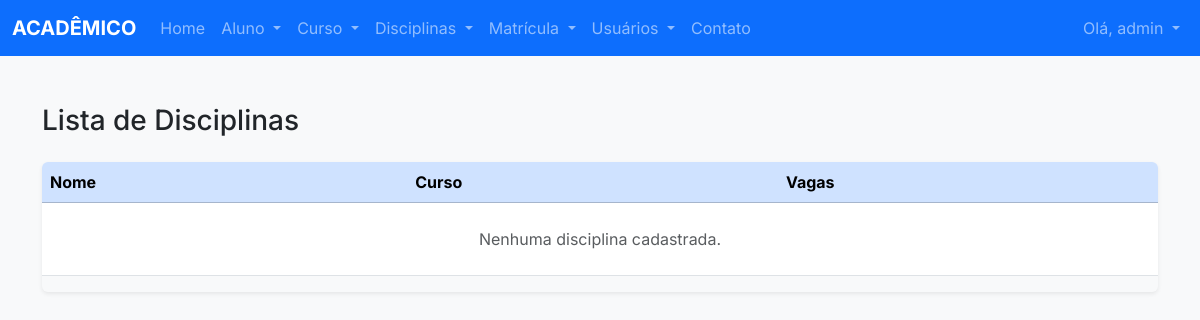
/disciplinas/ (signed in), run on an earlier commit of the app's database.
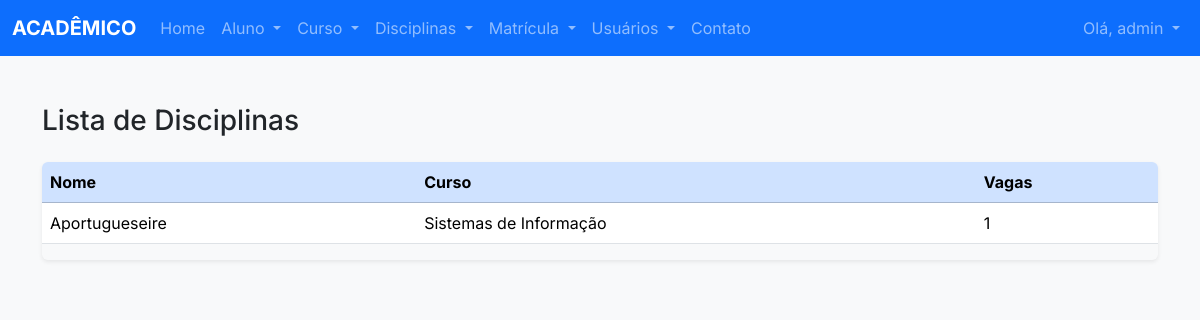
And on a later commit of the database.
### disciplinas/models.py (models this page shows, shortened)
class Disciplina(models.Model):
    nome = models.CharField(max_length=100)
    vagas = models.PositiveIntegerField()
    curso = models.ForeignKey(
        Curso, on_delete=models.RESTRICT, related_name='disciplinas')

### cursos/models.py (models this page shows, shortened)
class Curso(models.Model):
    nome = models.CharField(max_length=100)

### disciplinas/views.py (the view)
# urls.py: path('', listar_disciplinas, name='lista'),
@login_required
def listar_disciplinas(request):
    disciplinas = Disciplina.objects.all()
    dados = {
        'disciplinas': disciplinas
    }
    return render(request, 'disciplinas/lista.html', dados)

### disciplinas/templates/disciplinas/lista.html (shortened to what this page needs)
{% extends 'base.html' %}
{% block content %}
<div class="container my-4">
    <div class="d-flex justify-content-between align-items-center mb-3">
        <h2 class="h3">Lista de Disciplinas</h2>
    </div>
    <div class="table-responsive shadow-sm rounded" style="overflow-x:auto;">
        <table class="table table-hover align-middle fixed-width-table">
            <thead class="table-primary sticky-top">
                <tr>
                    <th scope="col">Nome</th>
                    <th scope="col">Curso</th>
                    <th scope="col">Vagas</th>
                </tr>
            </thead>
            <tbody>
                {% for disciplina in disciplinas %}
                <tr>
                    <td>{{ disciplina.nome }}</td>
                    <td>{{ disciplina.curso.nome }}</td>
                    <td>{{ disciplina.vagas }}</td>
                </tr>
                {% empty %}
                <tr>
                    <td colspan="3" class="text-center text-muted py-4">Nenhuma disciplina cadastrada.</td>
                </tr>
                {% endfor %}
            </tbody>
        </table>
    </div>
</div>
{% endblock %}

What changed in the data, as far as the page shows it:
added Disciplina: nome "Aportugueseire", curso.nome "Sistemas de Informação", vagas "1"
Also different on the page:
text no longer shown: "Nenhuma disciplina cadastrada."
